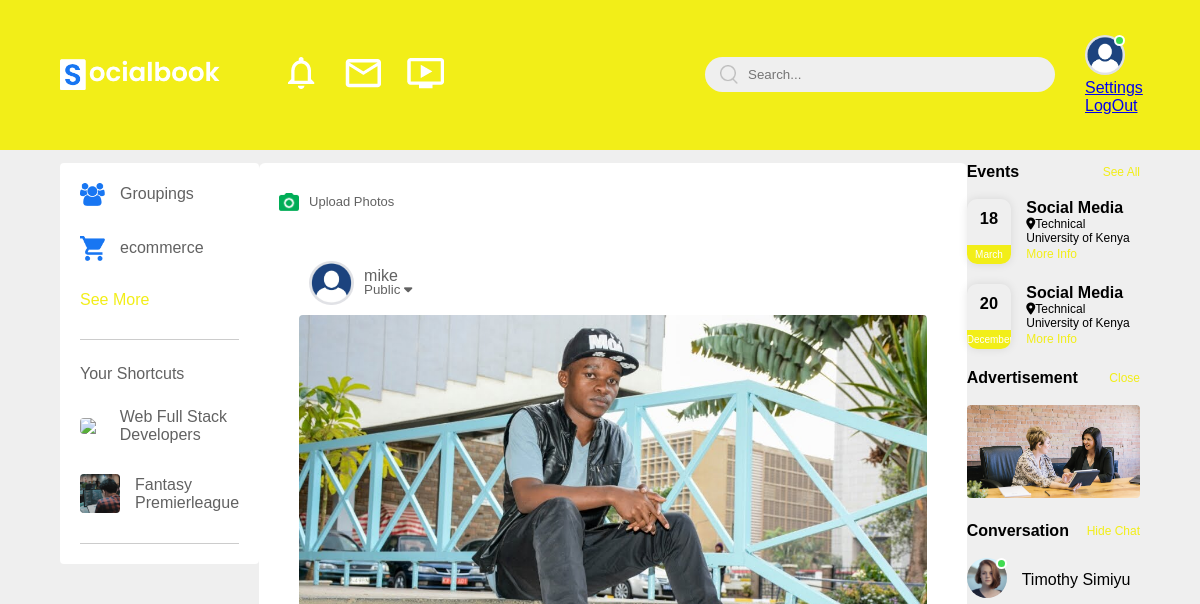
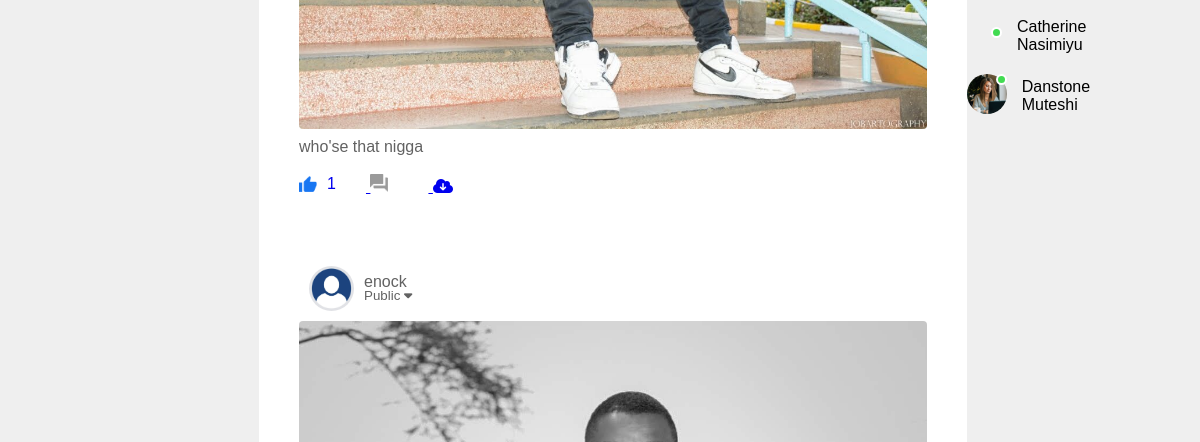
/ (signed in, upper part), run on an earlier commit of the app's database (2 pictures, top to bottom).
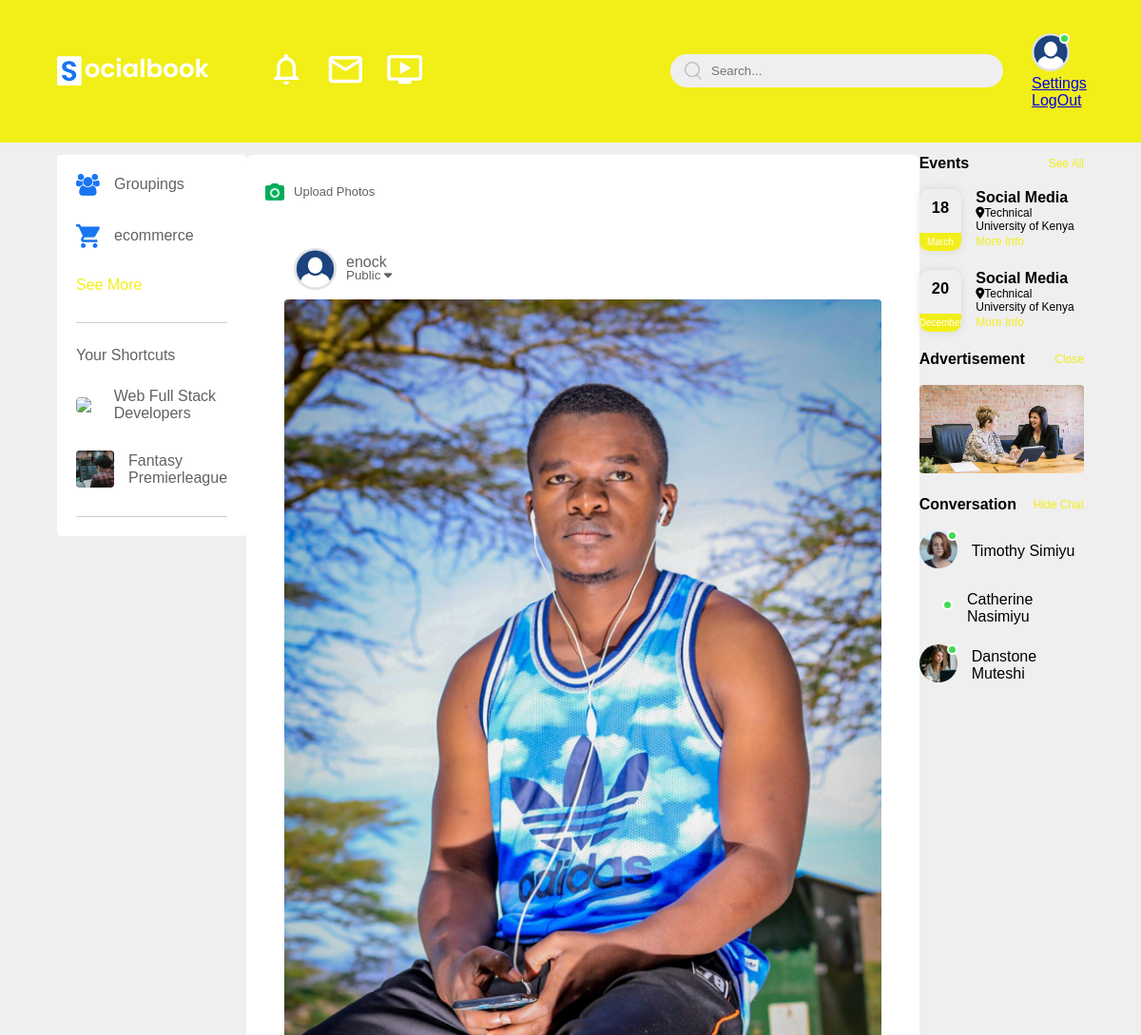
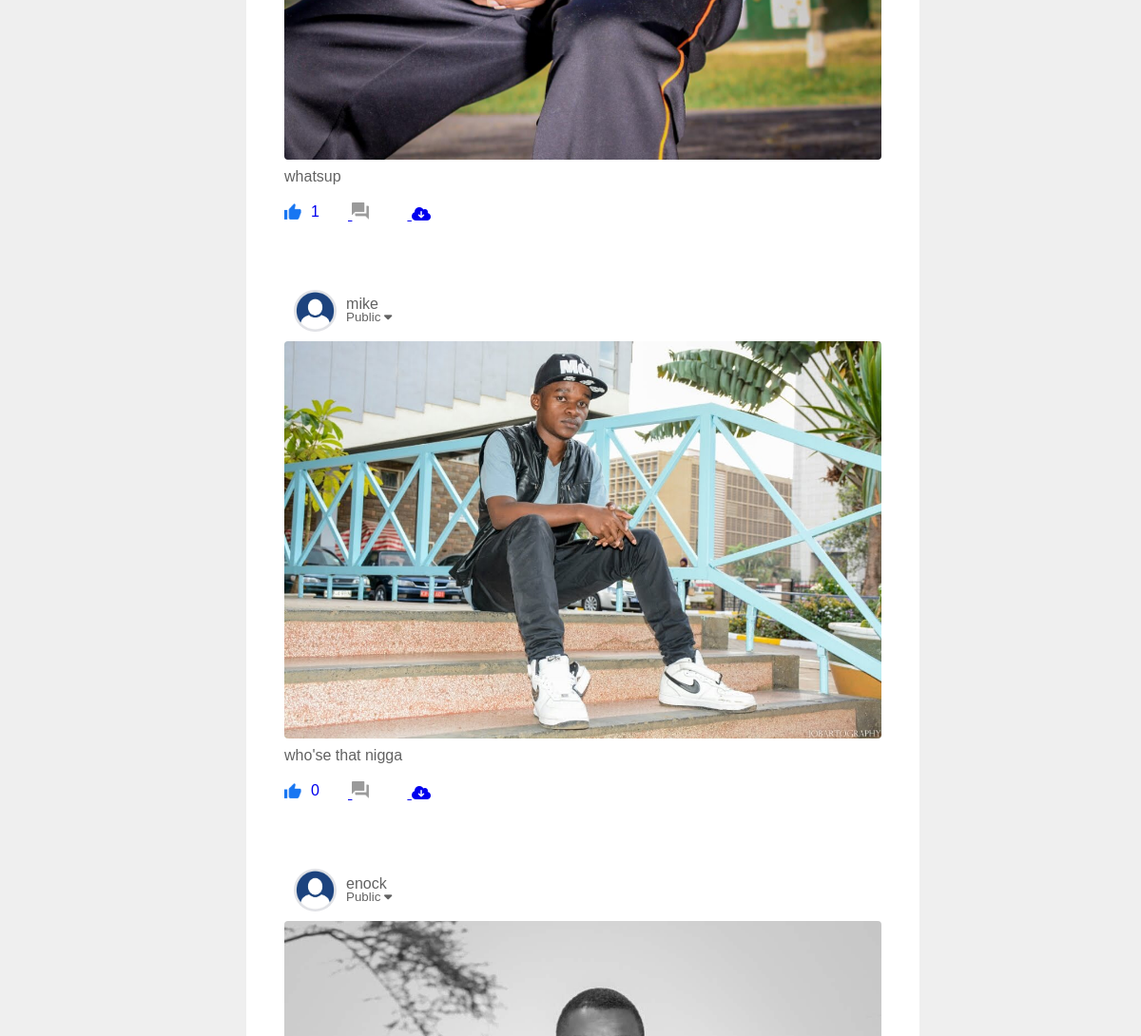
And on a later commit of the database (2 pictures, top to bottom).
### core/models.py (models this page shows, shortened)
class Post (models.Model):
    user = models.CharField(max_length=200)
    id = models.UUIDField(primary_key=True, default=uuid.uuid4)
    posts_image= models.ImageField(upload_to='post_images')
    caption = models.TextField()
    no_of_likes = models.IntegerField(default=0)
    post_no_comments =models.IntegerField(default=0)
    date_created = models.DateTimeField(default=timezone.now)

class Profile(models.Model):
    user = models.ForeignKey(User,  on_delete=models.CASCADE)
    id_user = models.IntegerField()
    first_name = models.CharField(max_length=100,blank=True)
    second_name = models.CharField(max_length=100, blank=True)
    email = models.CharField(max_length=150, blank=True)
    bio = models.TextField(blank=True)
    profileimg = models.ImageField(upload_to='profileimg',default='blank-prof.jpg')
    location = models.CharField(max_length=100, blank=True)

### core/views.py (the view)
# urls.py: path('',views.home, name='home'),
@login_required(login_url='login')
def home (request):
    user_profile = Profile.objects.get(user = request.user)
    user_posts = Post.objects.all
    context={
        'user_profile': user_profile,
        'userpost':user_posts,
    }
    return render (request, 'home.html', context)

### templates/home.html (shortened to what the changed rows need)
{% extends "index.html" %}
{% load static %}
{% block content %}
<!DOCTYPE html>
<html lang="en">
<head>
    <link rel="stylesheet" href="stylist.css">
</head>
<body>
    <div class="container">
        <div class="write-post-container">
            {% for post in userpost reversed %}
                <div>
                    <div class="post-container">
                        <div class="user-profile">
                            <img src="{{user_profile.profileimg.url}}" >
                            <div>
                                <p>{{post.user}}</p>
                                <small>Public <i class="fas fa-caret-down"></i></small>
                            </div>
                        </div>
                        <div>
                        <img src="{{post.posts_image.url}}" class="post-img" >
                        <p class="post-text">{{post.caption}}</p>
                        </div>
                        <br>
                        <div class="post-row">
                            <div class="activity-icons">
                                <a href="/like?post_id={{post.id}}">
                                    <div>
                                        <img src="{% static 'images/like-blue.png'%}" >{{post.no_of_likes}}
                                    </div>
                                </a>
                                <a href="/comments?post_id={{post.id}}">
                                    <div>
                                        <img src="{% static 'images/comments.png'%}" >
                                    </div>
                                </a>
                                <div>
                                    <a href="{{post.posts_image.url}}" download>
                                        <i class="fa-solid fa-cloud-arrow-down"></i>
                                    </a>
                                </div>
                            </div>
                        </div>
                    </div>
                </div>
            {% endfor %}
        </div>
    </div>
</body>
</html>
{% endblock content %}

What changed in the data, as far as the page shows it:
added Post: profileimg (placeholder picture), user "enock", posts_image (picture), caption "whatsup", no_of_likes "1"
changed Post "mike": no_of_likes "1" → "0"
